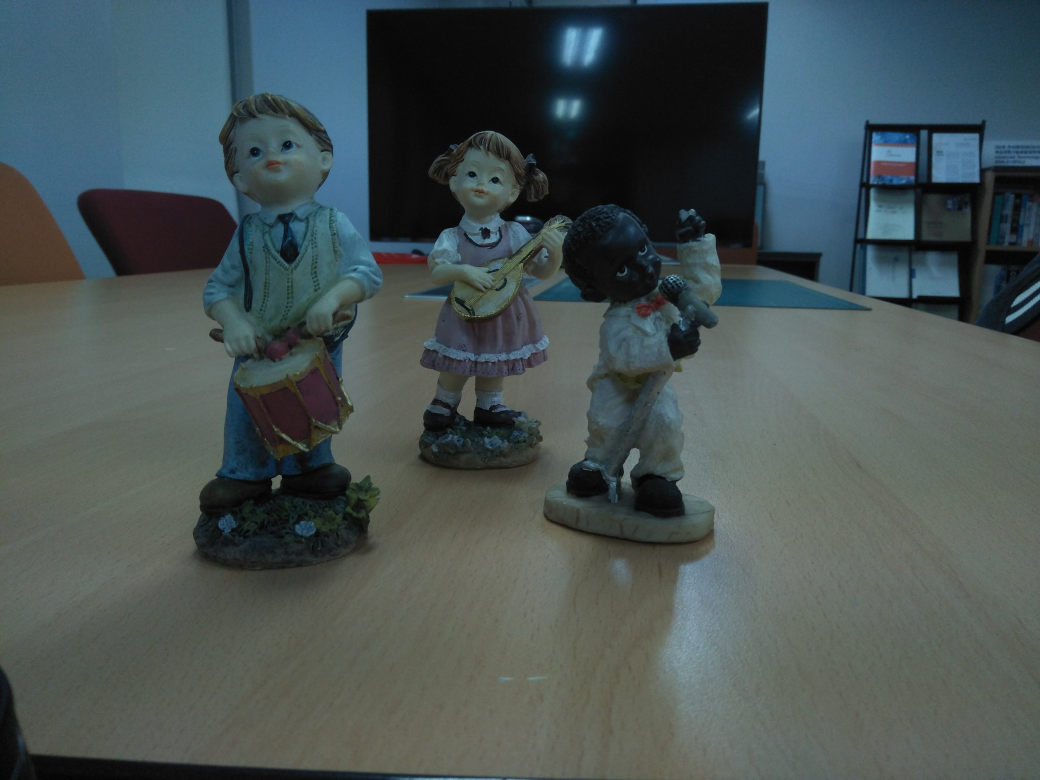
#> input picture Homework-1/HDR-Image/IMG20190329184658.jpg, 4160 x 3120 px, given in place of empire.jpg, which was not available (shown at 1/4 size)
$ jupyter execute Chapter-1.2.ipynb
#> lines starting #> are read from the running program, lines starting #| are printed output that depends on the picture; pictures that were not available may be replaced by others from this repository, and a replacement may not be noted
[cell 1]
from PIL import Image
from pylab import *
# import matplotlib.pyplot as pl
# read image to array
im = array(Image.open('./pcv_data/data/empire.jpg'))
#> im is the input picture: shape (3120, 4160, 3); mean R, G, B 71.9, 83.5, 83.7
# plot the image
imshow(im)
# some points
x = [100,100,400,400]
y = [200,500,200,500]
# plot the points with red star-markers
plot(x,y,'r*')
# line plot connecting the first two points
plot(x[:2],y[:2])
# add title and show the plot
title('Plotting: "empire.jpg"')
show()
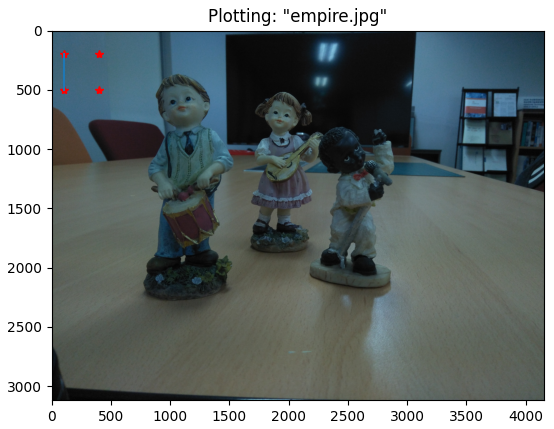
#> figure drawn by matplotlib, 1 panel
#plot(x,y) # default blue solid line
#plot(x,y,’r*’) # red star-markers
#plot(x,y,’go-’) # green line with circle-markers
#plot(x,y,’ks:’) # black dotted line with square-markers

[cell 2]
# read image to array
im = array(Image.open('./pcv_data/data/empire.jpg').convert('L'))
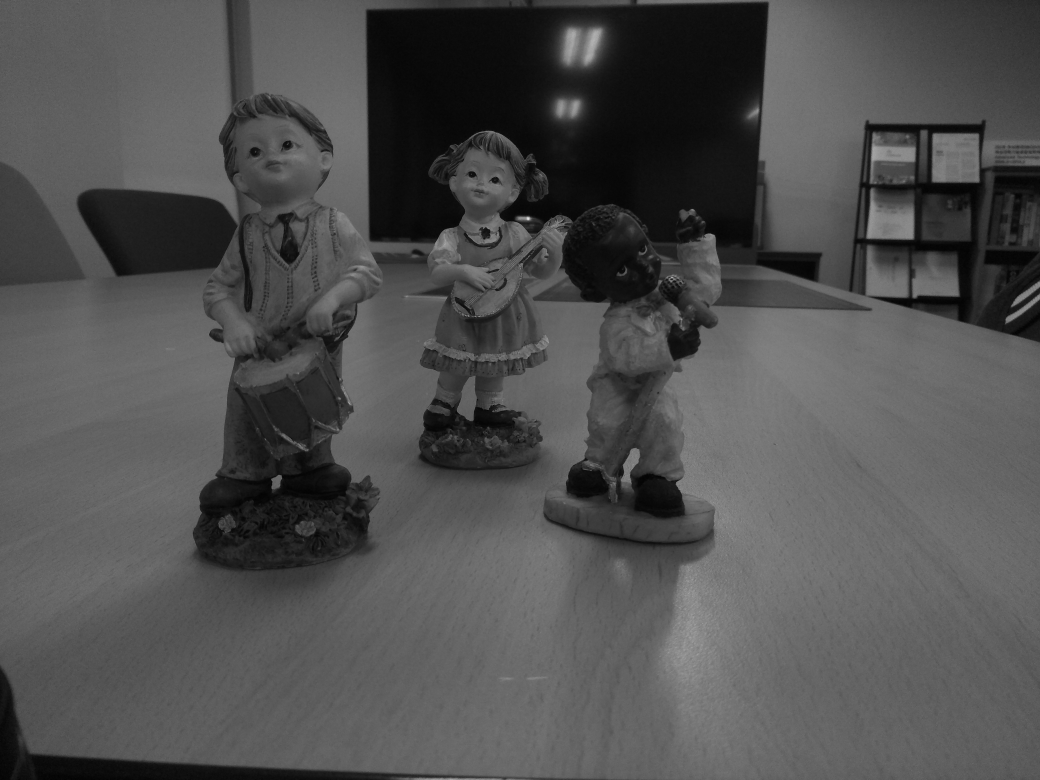
#> im: shape (3120, 4160) (shown at 1/4 size); min 0, max 231, mean 80
# create a new figure
figure()
# don’t use colors
gray()
imshow(im)
figure()
# show contours with origin upper left corner
contour(im, origin='image')
axis('equal')
axis('off')
show()
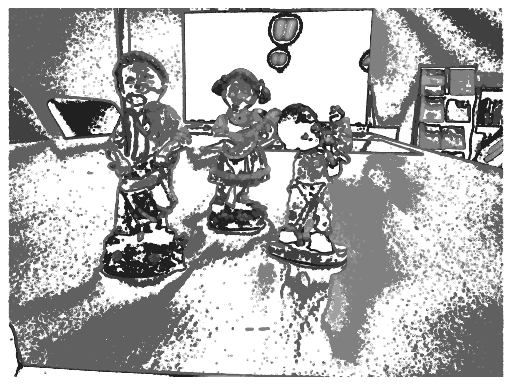
#> figure drawn by matplotlib, 1 panel

[cell 3]
figure()
hist(im.flatten(),128)
show()
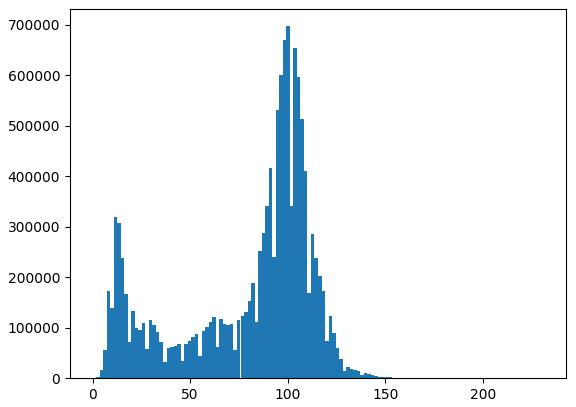
#> figure drawn by matplotlib, 1 panel; tallest bar 697242 high, from x = 99.26 to 101.1
